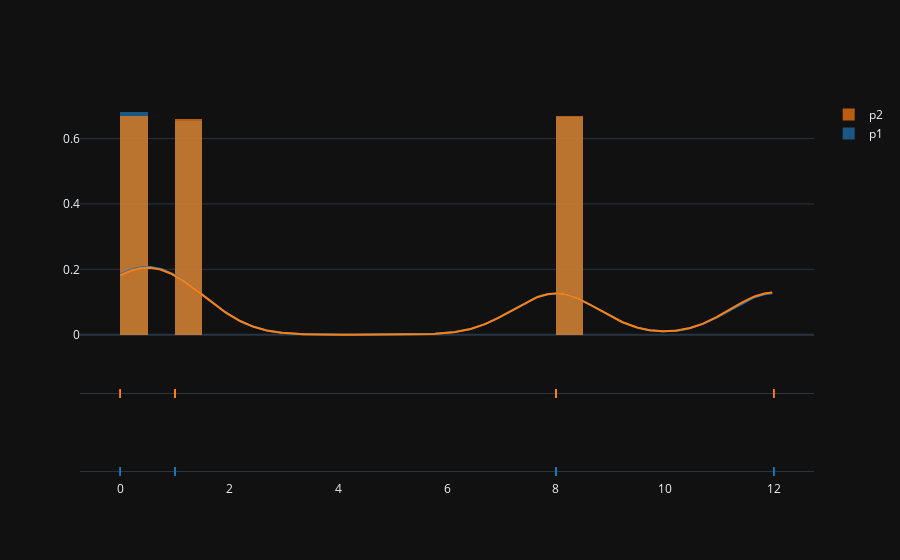

Source (notebook cell):
### Code cell
import plotly.figure_factory as ff
import numpy as np

hist_data = [np.array(p1), np.array(p2)]
group_labels = ['p1', 'p2'] # name of the dataset

fig = ff.create_distplot(hist_data, group_labels, bin_size=0.5)

fig.show()

### Figure 1 — Plotly figure (JSON) as saved in the notebook; plotly's stock layout.template omitted (floating-point values rounded to 4 significant figures; data arrays with more than 128 entries replaced by an {"elided": "..."} marker saying what was removed)
{"data": [{"autobinx": false, "histnorm": "probability density", "legendgroup": "p1", "marker": {"color": "rgb(31, 119, 180)"}, "name": "p1", "opacity": 0.7, "x": {"elided": "10000 int values"}, "xaxis": "x", "xbins": {"end": 12.0, "size": 0.5, "start": 0.0}, "yaxis": "y", "type": "histogram"}, {"autobinx": false, "histnorm": "probability density", "legendgroup": "p2", "marker": {"color": "rgb(255, 127, 14)"}, "name": "p2", "opacity": 0.7, "x": {"elided": "10000 int values"}, "xaxis": "x", "xbins": {"end": 12.0, "size": 0.5, "start": 0.0}, "yaxis": "y", "type": "histogram"}, {"legendgroup": "p1", "marker": {"color": "rgb(31, 119, 180)"}, "mode": "lines", "name": "p1", "showlegend": false, "x": {"elided": "500 float values"}, "xaxis": "x", "y": {"elided": "500 float values"}, "yaxis": "y", "type": "scatter"}, {"legendgroup": "p2", "marker": {"color": "rgb(255, 127, 14)"}, "mode": "lines", "name": "p2", "showlegend": false, "x": {"elided": "500 float values"}, "xaxis": "x", "y": {"elided": "500 float values"}, "yaxis": "y", "type": "scatter"}, {"legendgroup": "p1", "marker": {"color": "rgb(31, 119, 180)", "symbol": "line-ns-open"}, "mode": "markers", "name": "p1", "showlegend": false, "x": {"elided": "10000 int values"}, "xaxis": "x", "y": {"elided": "10000 str values"}, "yaxis": "y2", "type": "scatter"}, {"legendgroup": "p2", "marker": {"color": "rgb(255, 127, 14)", "symbol": "line-ns-open"}, "mode": "markers", "name": "p2", "showlegend": false, "x": {"elided": "10000 int values"}, "xaxis": "x", "y": {"elided": "10000 str values"}, "yaxis": "y2", "type": "scatter"}], "layout": {"barmode": "overlay", "hovermode": "closest", "legend": {"traceorder": "reversed"}, "xaxis": {"anchor": "y2", "domain": [0.0, 1.0], "zeroline": false}, "yaxis": {"anchor": "free", "domain": [0.35, 1], "position": 0.0}, "yaxis2": {"anchor": "x", "domain": [0, 0.25], "dtick": 1, "showticklabels": false}}}
